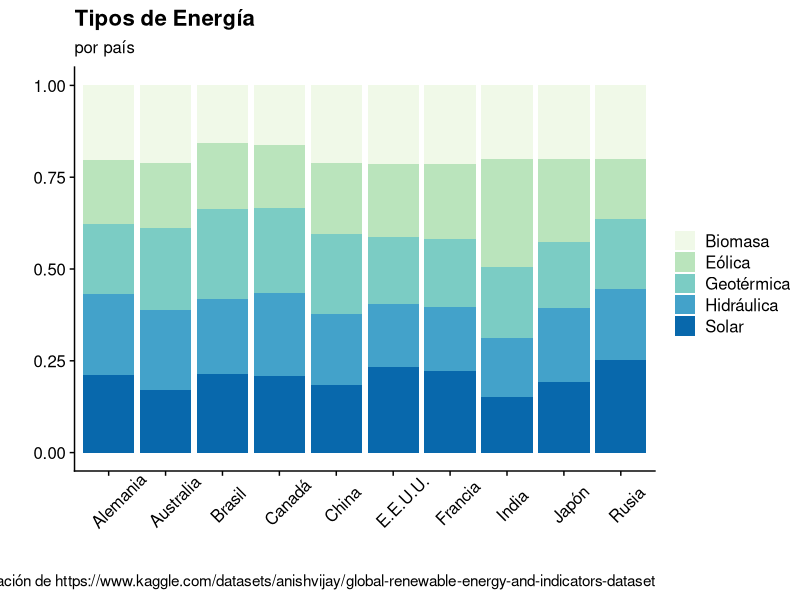
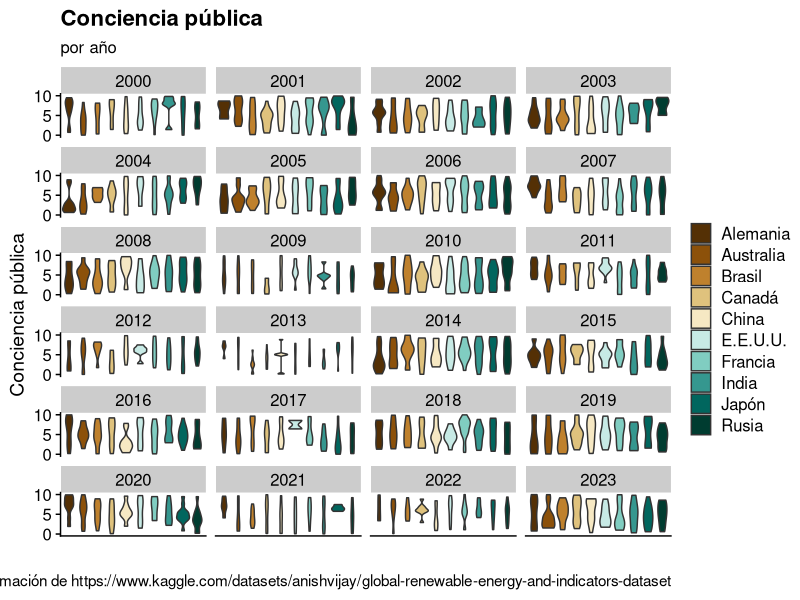
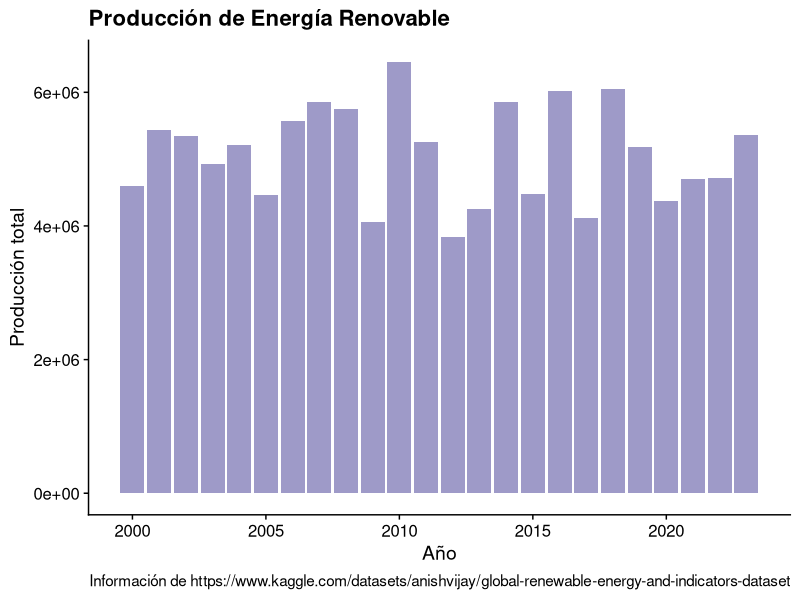
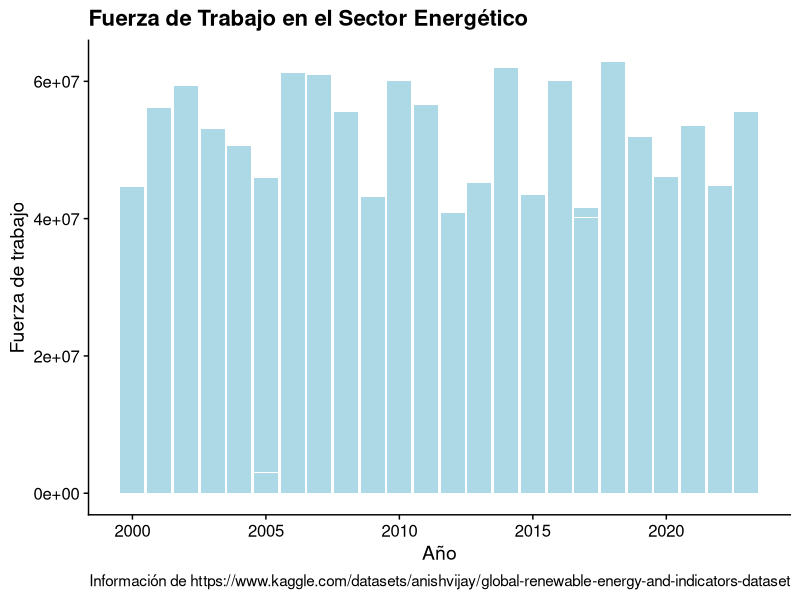
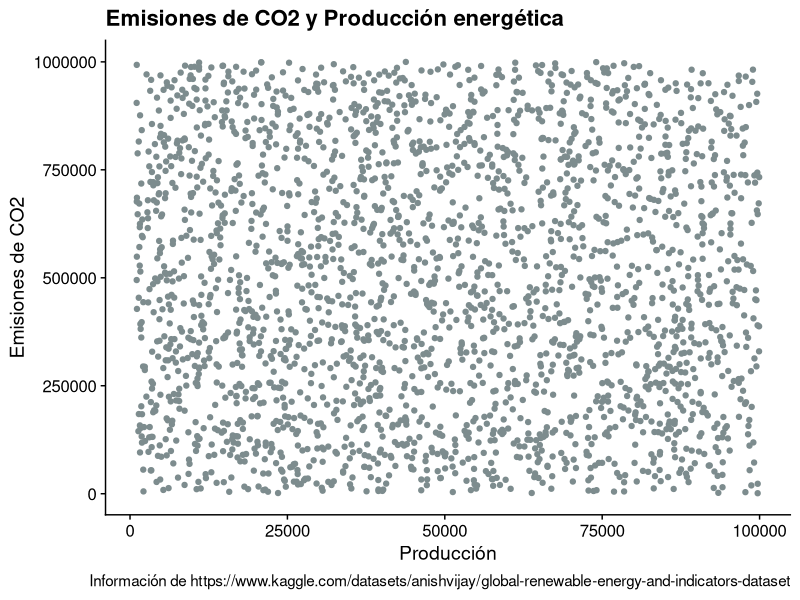
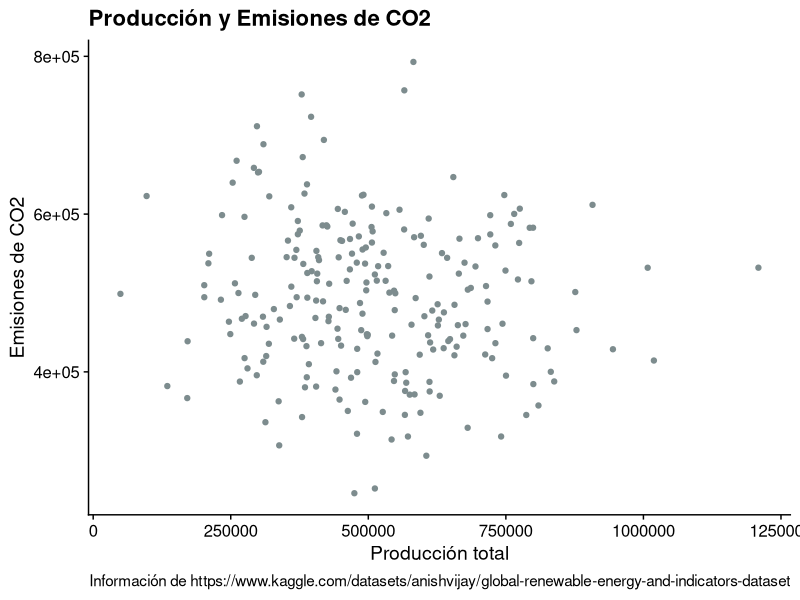
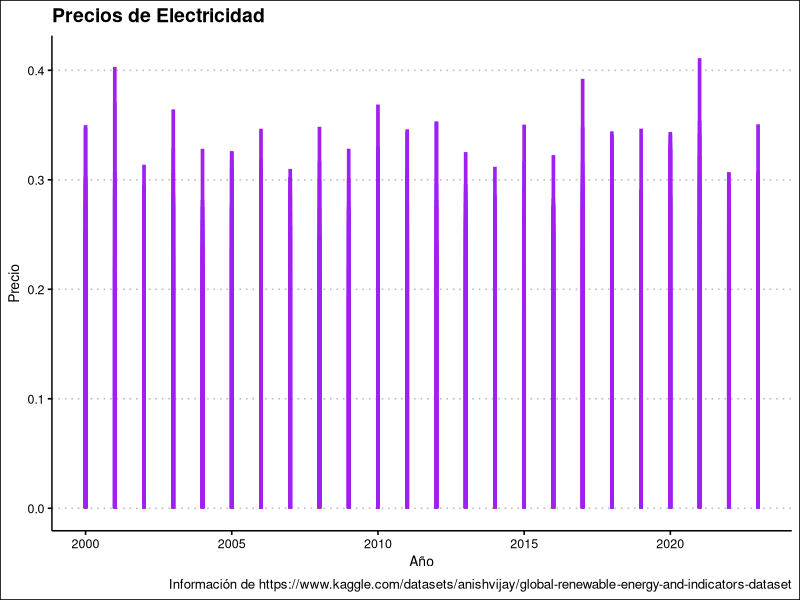
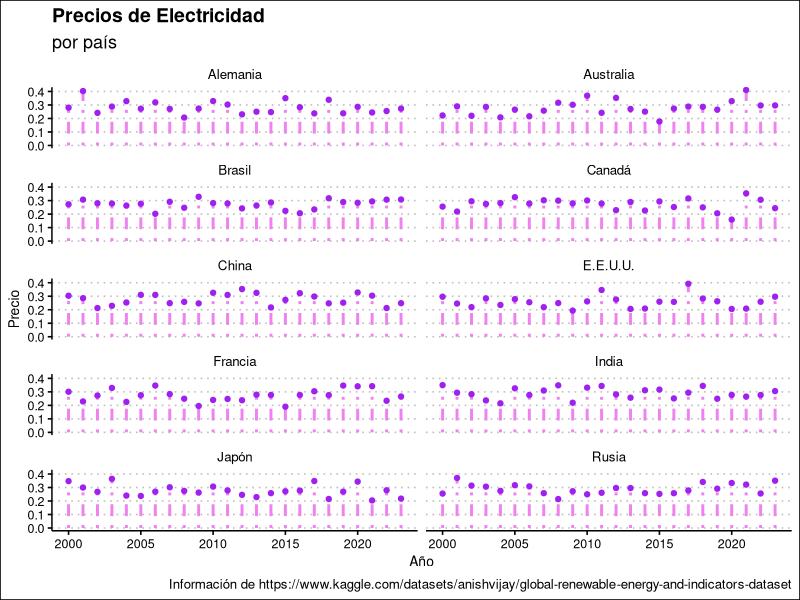

Write R code to recreate these figures, in order.
## ---- chunk 1
#| messages: FALSE
#| warnings: FALSE
#| echo: FALSE
library(ggplot2)
library(dplyr)
library(palmerpenguins)
library(ggthemes)
library(knitr)
library(cowplot)
library(tidyr)
library(purrr)
## ---- chunk 2
original <- read.csv("data/complete_renewable_energy_dataset.csv")
df <- original|> mutate(Country = case_when(
  Country == "Brazil"~"Brasil", Country == "Canada" ~ "Canadá", 
  Country == "France"~"Francia", Country == "Germany"~"Alemania", 
  Country == "Japan"~"Japón", Country == "Russia"~"Rusia", 
  Country == "USA"~"E.E.U.U.", Country == "Australia"~"Australia",
  Country == "China"~"China", Country == "India"~"India",
  TRUE~"Other")) %>% mutate(Energy.Type = case_when(
  Energy.Type == "Solar"~"Solar", Energy.Type == "Biomass" ~ "Biomasa", 
  Energy.Type == "Wind"~"Eólica", Energy.Type == "Hydro"~"Hidráulica", 
  Energy.Type == "Geothermal"~"Geotérmica", TRUE~"Other"))
df$Government.Policies <- as.logical(original$Government.Policies)
df$Renewable.Energy.Targets <- as.logical(original$Renewable.Energy.Targets)
df$Energy.Efficiency.Programs <- as.logical(original$Energy.Efficiency.Programs)
df$Energy.Market.Liberalization <- as.logical(original$Energy.Efficiency.Programs)
df$Technology.Transfer.Agreements <- as.logical(original$Technology.Transfer.Agreements)
df$Renewable.Energy.Education.Programs <- as.logical(original$Renewable.Energy.Education.Programs)
df$Natural.Disasters <- as.logical(original$Natural.Disasters)
df$Public.Private.Partnerships.in.Energy <- as.logical(original$Public.Private.Partnerships.in.Energy)
df$Regional.Renewable.Energy.Cooperation <- as.logical(original$Regional.Renewable.Energy.Cooperation)
## ---- chunk 3
most_important <- select(df, c("Country", "Year", "Production..GWh.", "R.D.Expenditure",  "Energy.Storage.Capacity", "Energy.Consumption", "Energy.Imports", "Energy.Exports", "Government.Policies", "Energy.Efficiency.Programs", "Energy.Type", , "CO2.Emissions",  "Investments..USD.", "Public.Awareness", "Educational.Level", "Political.Stability", "Corruption.Perception.Index", "Control.of.Corruption", "Proportion.of.Energy.from.Renewables", "Electricity.Prices", "Renewable.Energy.Education.Programs",  "Energy.Sector.Workforce"))
most_important <- most_important[order(most_important$Year),]
colnames(most_important)
## ---- chunk 4
#| messages: FALSE
#| warnings: FALSE
#| fig-width: 8
#| label: fig-2.1
ggplot(df, aes(x = Country, fill = Energy.Type)) +
  geom_bar(position = "fill") +
  scale_fill_brewer(type = "seq", palette = 4)  +
  labs(
    title = "Tipos de Energía",
    subtitle = "por país",
    x = "",
    y = "",
    fill = "",
    caption= "Información de https://www.kaggle.com/datasets/anishvijay/global-renewable-energy-and-indicators-dataset") +
  cowplot::theme_cowplot() +
  theme(axis.text.x = element_text(angle=45, vjust=.5, hjust=0.3))
## ---- chunk 5
#| messages: FALSE
#| warnings: FALSE
#| fig-width: 8
#| fig-height: 10
#| label: fig-2.2
ggplot(df, aes(x=Country, y=Public.Awareness, fill=Country)) + 
  geom_violin() +
  facet_wrap(~Year, ncol = 4) +
  scale_fill_brewer(type = "div", palette = 1) +
  labs(
    title = "Conciencia pública",
    subtitle = "por año",
    x = "",
    y = "Conciencia pública",
    fill = "",
    caption= "Información de https://www.kaggle.com/datasets/anishvijay/global-renewable-energy-and-indicators-dataset") +
  scale_y_continuous(breaks=c(0.0,5.0, 10.0)) +
  theme_cowplot()+
  theme(axis.ticks.x = element_blank(), axis.text.x = element_blank())
## ---- chunk 6
#| messages: FALSE
#| warnings: FALSE
#| fig-width: 8
#| label: fig-2.3
ggplot(df, aes(x = Year, y = Production..GWh.)) +
  geom_col(fill = "#9e9ac8") +
  labs(
    title = "Producción de Energía Renovable",
    x = "Año",
    y = "Producción total",
    caption= "Información de https://www.kaggle.com/datasets/anishvijay/global-renewable-energy-and-indicators-dataset") +
  theme_cowplot()
## ---- chunk 7
#| messages: FALSE
#| warnings: FALSE
#| fig-width: 8
#| label: fig-2.4
ggplot(df, aes(x = Year, y = Energy.Sector.Workforce)) +
  geom_col(fill = "lightblue") +
  labs(
    title = "Fuerza de Trabajo en el Sector Energético",
    x = "Año",
    y = "Fuerza de trabajo",
    caption= "Información de https://www.kaggle.com/datasets/anishvijay/global-renewable-energy-and-indicators-dataset") +
  theme_cowplot()+
  theme()
## ---- chunk 8
#| messages: FALSE
#| warnings: FALSE
#| fig-width: 8
#| label: fig-2.5
ggplot(df, aes(x = Production..GWh., y = CO2.Emissions)) +
  geom_point(color = "#7d8c8e")+
  labs(
    title = "Emisiones de CO2 y Producción energética",
    x = "Producción",
    y = "Emisiones de CO2",
    caption= "Información de https://www.kaggle.com/datasets/anishvijay/global-renewable-energy-and-indicators-dataset")+
  theme_cowplot()
## ---- chunk 9
#| messages: FALSE
#| warnings: FALSE
annual <- df %>% group_by(Year, Country) %>% summarise(avg_electricity_price = mean(Electricity.Prices), avg_production = sum(Production..GWh.), avg_investment = sum(Investments..USD.), avg_CO2_emissions = mean(CO2.Emissions))
annual
## ---- chunk 10
#| messages: FALSE
#| warnings: FALSE
#| fig-width: 8
#| label: fig-2.6
ggplot(annual, aes(x = avg_production, y = avg_CO2_emissions)) +
  geom_jitter(color = "#7d8c8e")+
  labs(
    title = "Producción y Emisiones de CO2",
    x = "Producción total",
    y = "Emisiones de CO2",
    caption= "Información de https://www.kaggle.com/datasets/anishvijay/global-renewable-energy-and-indicators-dataset")+
  theme_cowplot()+
  theme()
## ---- chunk 11
#| messages: FALSE
#| warnings: FALSE
#| fig-width: 8
#| label: fig-2.7
ggplot(annual, aes(x=Year, y=avg_electricity_price)) +
  geom_segment( aes(x=Year, xend=Year, y=0, yend=avg_electricity_price) , color="purple", lwd = 1.25) +
  labs(
    title = "Precios de Electricidad",
    x = "Año",
    y = "Precio",
    caption= "Información de https://www.kaggle.com/datasets/anishvijay/global-renewable-energy-and-indicators-dataset") +
  theme_clean()
## ---- chunk 12
#| messages: FALSE
#| warnings: FALSE
#| fig-width: 8
#| fig-height: 10
#| label: fig-2.8
ggplot(annual, aes(x=Year, y=avg_electricity_price)) +
  geom_segment( aes(x=Year, xend=Year, y=0, yend=avg_electricity_price) , size=1, color="violet", linetype="dotdash" ) +
  geom_point(color = "purple") +
  facet_wrap(~Country, ncol = 2) +
  labs(
    title = "Precios de Electricidad",
    subtitle = "por país",
    x = "Año",
    y = "Precio",
    caption= "Información de https://www.kaggle.com/datasets/anishvijay/global-renewable-energy-and-indicators-dataset") +
  theme_clean()
## ---- chunk 13
variables <- data.frame(
  Variable = c(
    "Precios de la electricidad",
    "Producción",
    "Estabilidad Política",
    "Conciencia pública"
  ),
  Importancia = c(
    "La electricidad es un aspecto fundamental para determinar la calidad de vida de las personas, pues permite realizar varias actividades cotidianas, como cocinar o mantener el calor.",
    "Permite visualizar la evolución de los indicadores de bienestar con respecto a los cambios en producción energética; de modo que se pueda concluir el impacto que tiene la energía renovable en la sociedad.",
    "El contexto político de los países está estrechamente relacionado con la calidad de vida de los habitantes; se pretende relacionar dicha estabilidad con la producción de energías renovables.",
    "La aceptación pública es un factor importante en la cantidad de inversión destinada a la producción o desarrollo de energías renovables. La aceptación pública depende de la información disponible al público general, como los programas educativos y su nivel educativo."
  )
)
kable(variables, caption = "Tabla de Variables Relevantes")
## ---- chunk 14
kable(head(most_important, 20), "simple")
## ---- chunk 15
summary(most_important)
## ---- chunk 16
annual <- df %>% group_by(Year, Country) %>% summarise(avg_electricity_price = mean(Electricity.Prices), avg_production = sum(Production..GWh.), avg_investment = sum(Investments..USD.), avg_CO2_emissions = mean(CO2.Emissions))
annual
## ---- chunk 17
#| messages: FALSE
#| warnings: FALSE
#| fig-width: 8
#| fig-height: 10
#| label: fig-2.9
ggplot(annual, aes(x = Year, y = avg_electricity_price)) +
  geom_line() +
  geom_point(color = "#602388")+
  facet_wrap(~Country, ncol = 3) +
  labs(
    title = "Precios de Electricidad",
    subtitle = "por país",
    x = "Año",
    y = "Precio",
    caption= "Información de https://www.kaggle.com/datasets/anishvijay/global-renewable-energy-and-indicators-dataset")+
  scale_x_continuous(breaks=c(2000, 2010, 2020))+
  theme_clean()
## ---- chunk 18
#| messages: FALSE
#| warnings: FALSE
#| fig-width: 8
#| fig-height: 8
#| label: fig-2.10
ggplot(annual, aes(x = Year, y = avg_production)) +
  geom_line() +
  geom_point(color = "#51c0a5")+
  facet_wrap(~Country, ncol = 3) +
  labs(
    title = "Producción Energética",
    subtitle = "por país",
    x = "Año",
    y = "Producción",
    caption= "Información de https://www.kaggle.com/datasets/anishvijay/global-renewable-energy-and-indicators-dataset")+
  scale_x_continuous(breaks=c(2000, 2010, 2020))+
  theme_clean()
## ---- chunk 19
#| messages: FALSE
#| warnings: FALSE
#| fig-width: 10
#| fig-height: 8
#| label: fig-2.11
ggplot(annual, aes(x = avg_production, y = avg_electricity_price))+
  geom_point(color = "#602388")+
  geom_line()+
  facet_wrap(~Country, ncol = 2) +
  labs(
    title = "Producción y Precios de Electricidad",
    subtitle = "por país",
    x = "Producción",
    y = "Precio",
    caption= "Información de https://www.kaggle.com/datasets/anishvijay/global-renewable-energy-and-indicators-dataset") +
  scale_y_continuous(breaks=c(0.20, 0.30, 0.4))+
  scale_x_continuous(breaks=c(0, 625000, 1200000))+
  theme_clean()
## ---- chunk 20
#| messages: FALSE
#| warnings: FALSE
#| fig-width: 8
#| fig-heigth: 50
#| label: fig-2.12
ggplot(annual, aes(x = Year, y = avg_CO2_emissions)) +
  geom_col(fill = "#7d8c8e") +
  facet_wrap(~Country, ncol = 2) +
  labs(
    title = "Emisiones Totales de CO2",
    subtitle = "por país",
    x = "Año",
    y = "Emisiones de CO2",
    caption= "Información de https://www.kaggle.com/datasets/anishvijay/global-renewable-energy-and-indicators-dataset") +
  theme_cowplot() +
  scale_y_continuous(breaks=c(3e+05, 5e+05, 7e+05)) +
  scale_x_continuous(breaks = c(2000, 2010, 2020))
## ---- chunk 21
#| messages: FALSE
#| warnings: FALSE
#| fig-width: 10
#| fig-height: 10
#| label: fig-2.13
ggplot(annual, aes(x = avg_production, y = avg_CO2_emissions)) +
  geom_point(color = "#7d8c8e")+
  labs(
    title = "Producción y Emisiones de CO2",
    subtitle = "por país",
    x = "Producción",
    y = "Emisiones de CO2",
    caption= "Información de https://www.kaggle.com/datasets/anishvijay/global-renewable-energy-and-indicators-dataset") +
  facet_wrap(~Country, ncol=2)+
  scale_x_continuous(breaks=c(0, 500000, 1000000))+
  theme_cowplot()
## ---- chunk 22
#| messages: FALSE
#| warnings: FALSE
#| fig-width: 8
ggplot(annual, aes(x = avg_production, y = avg_CO2_emissions)) +
  geom_jitter(color = "#7d8c8e")+
  labs(
    title = "Producción y Emisiones de CO2",
    x = "Producción total",
    y = "Emisiones de CO2",
    caption= "Información de https://www.kaggle.com/datasets/anishvijay/global-renewable-energy-and-indicators-dataset")+
  theme_cowplot()+
  theme()
## ---- chunk 23
#| messages: FALSE
#| warnings: FALSE
#| fig-width: 8
ggplot(annual, aes(x=Year, y=avg_electricity_price)) +
  geom_segment( aes(x=Year, xend=Year, y=0, yend=avg_electricity_price) , color="purple", lwd = 1.25) +
  labs(
    title = "Precios de Electricidad",
    x = "Año",
    y = "Precio",
    caption= "Información de https://www.kaggle.com/datasets/anishvijay/global-renewable-energy-and-indicators-dataset") +
  theme_clean()
## ---- chunk 24
#| messages: FALSE
#| warnings: FALSE
#| fig-width: 8
#| fig-height: 10
ggplot(annual, aes(x=Year, y=avg_electricity_price)) +
  geom_segment( aes(x=Year, xend=Year, y=0, yend=avg_electricity_price) , size=1, color="violet", linetype="dotdash" ) +
  geom_point(color = "purple") +
  facet_wrap(~Country, ncol = 2) +
  labs(
    title = "Precios de Electricidad",
    subtitle = "por país",
    x = "Año",
    y = "Precio",
    caption= "Información de https://www.kaggle.com/datasets/anishvijay/global-renewable-energy-and-indicators-dataset") +
  theme_clean()
